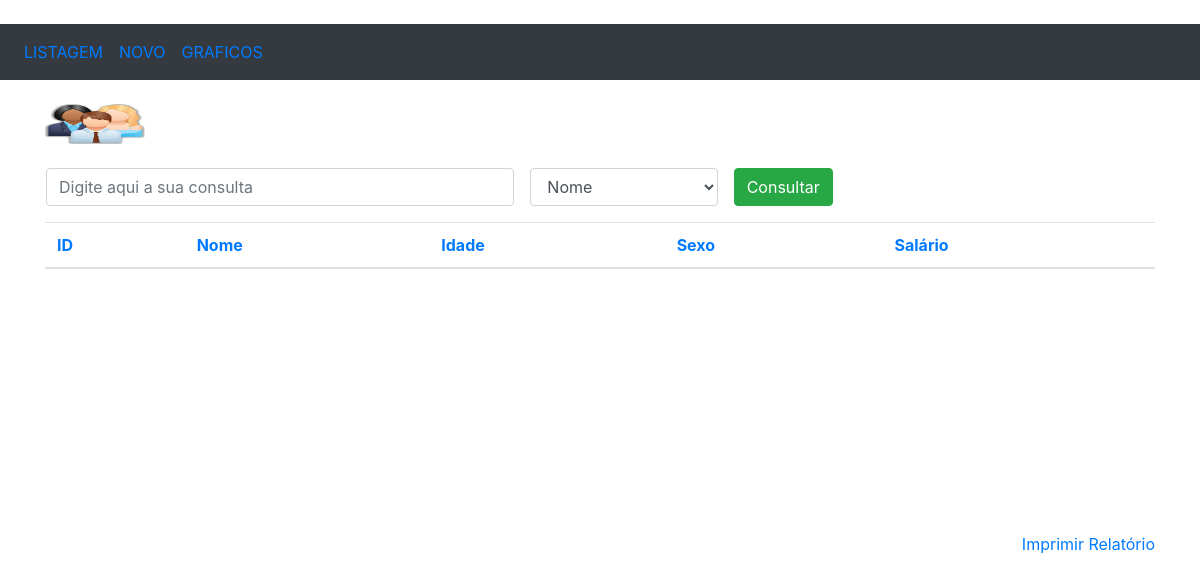
Before: / with the older database file.
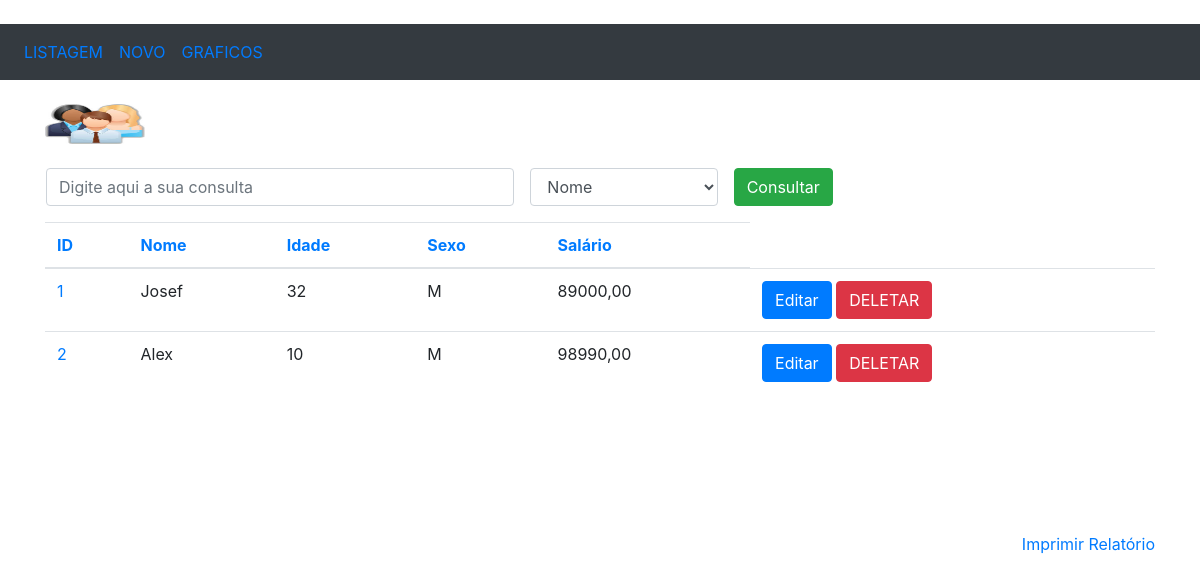
After: the same page with the newer database file.
### funcionarios/models.py (models this page shows, shortened)
class Pessoa(models.Model):
	nome = models.CharField(max_length=100)
	idade = models.IntegerField()
	sexo = models.CharField(max_length=1)
	salario = models.DecimalField(max_digits=7, decimal_places=2)

### funcionarios/views.py (the view)
# urls.py: path('', listagem),
def listagem(request):
	pessoas = Pessoa.objects.all()
	return render(request, 'listagem.html', {'pessoas': pessoas})

### funcionarios/templates/listagem.html (shortened to what this page needs)
﻿<!DOCTYPE html>
<html>
<head>
	<link rel="stylesheet" href="https://maxcdn.bootstrapcdn.com/bootstrap/4.3.1/css/bootstrap.min.css">
</head>
<body>
	<nav class="navbar navbar-expand-sm bg-dark">
		<ul class="navbar-nav">
			<li class="nav-item">
				<a class="nav-link" href="/listagem">LISTAGEM</a>
			</li>
			<li class="nav-item">
				<a class="nav-link" href="/insercao">NOVO</a>
			</li>
			<li class="nav-item">
				<a class="nav-link" href="/graficos">GRAFICOS</a>
			</li>
		</ul>
	</nav>
	<br>
	<div class="container">
		{% load static %}
		<img src="{% static 'img/logo.jpg' %}" style="width: 100px; height: 40px;">
		<br><br>
		<form action="/consulta/" method="POST" name="frm_consulta" class="ml-3">
			<div class="form-group">
				<div class="row">
					<input type="text" class="form-control col-md-5 mr-3" name="consulta"
					placeholder="Digite aqui a sua consulta">
					<select class="form-control col-md-2 mr-3" name="campo">
						<option value="nome">Nome</option>
					</select>
					<button type="submit" class="btn btn-success">Consultar</button>
				</div>
			</div>
		</form>
		<div style="overflow: scroll; height: 310px; width: 100%" align="center">
			<table class="table">
				<thead>
					<tr>
						<th><a href="ordenacao/id">ID</a></th>
						<th><a href="ordenacao/nome">Nome</a></th>
						<th><a href="ordenacao/idade">Idade</a></th>
						<th><a href="ordenacao/sexo">Sexo</a></th>
						<th><a href="ordenacao/salario">Salário</a></th>
					</tr>
				</thead>
				<tbody>
					{% for pessoa in pessoas %}
						<tr>
							<td nowrap="true">
								<a href="/selecao/{{pessoa.id}}">{{pessoa.id}}</a>
							</td>
							<td nowrap="true">{{pessoa.nome}}</td>
							<td nowrap="true">{{pessoa.idade}}</td>
							<td nowrap="true">{{pessoa.sexo}}</td>
							<td nowrap="true">
								{{pessoa.salario|floatformat:2}}
							</td>
							<td>
								<a href="/edicao/{{pessoa.id}}"
								class="btn btn-primary" role="button">
									Editar
								</a>
								<a href="/delecao/{{pessoa.id}}"
								class="btn btn-danger" role="button">
									DELETAR
								</a>
							</td>
						</tr>
					{% endfor %}
				</tbody>
			</table>
		</div>
		<a href="#" style="float: right;" onclick="relatorio()">Imprimir Relatório</a>
	</div>
</body>
</html>

Changed rows visible on the page:
added Pessoa: id "1", nome "Josef", idade "32", sexo "M", salario "89000,00"
added Pessoa: id "2", nome "Alex", idade "10", sexo "M", salario "98990,00"
